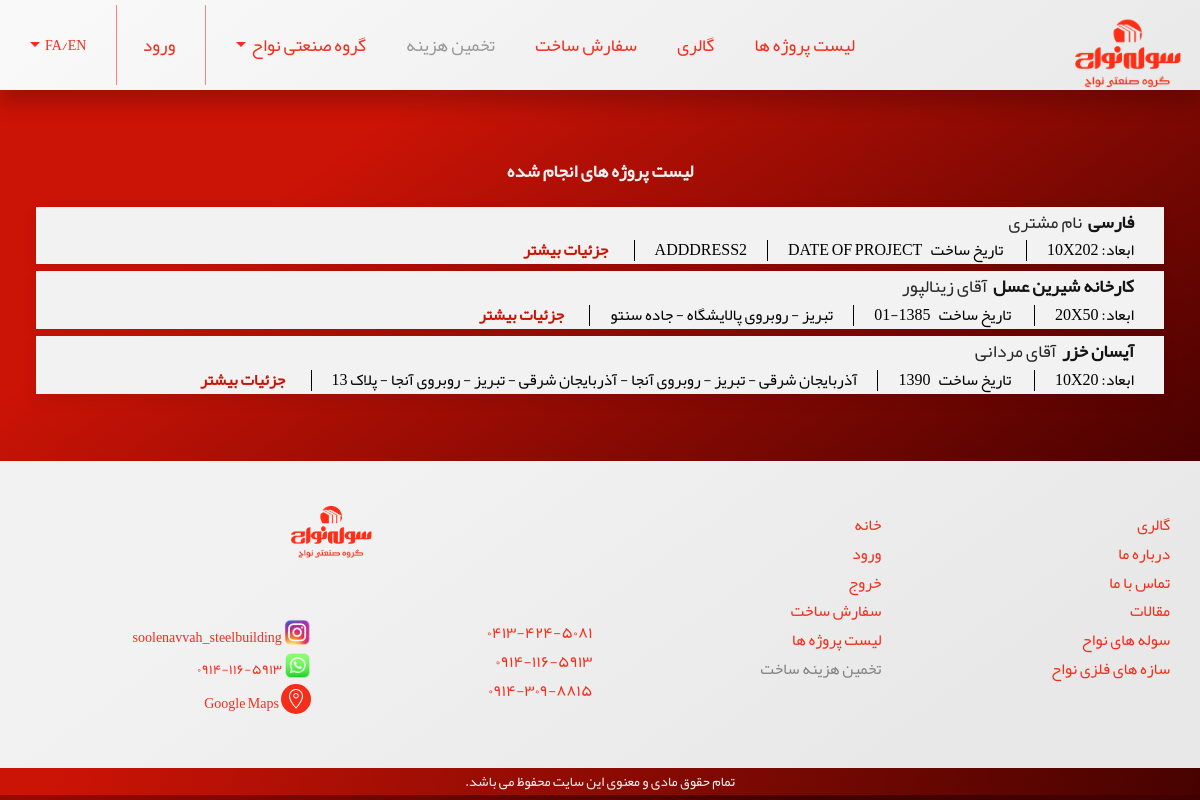
/projects/project-list/, run on an earlier commit of the app's database.
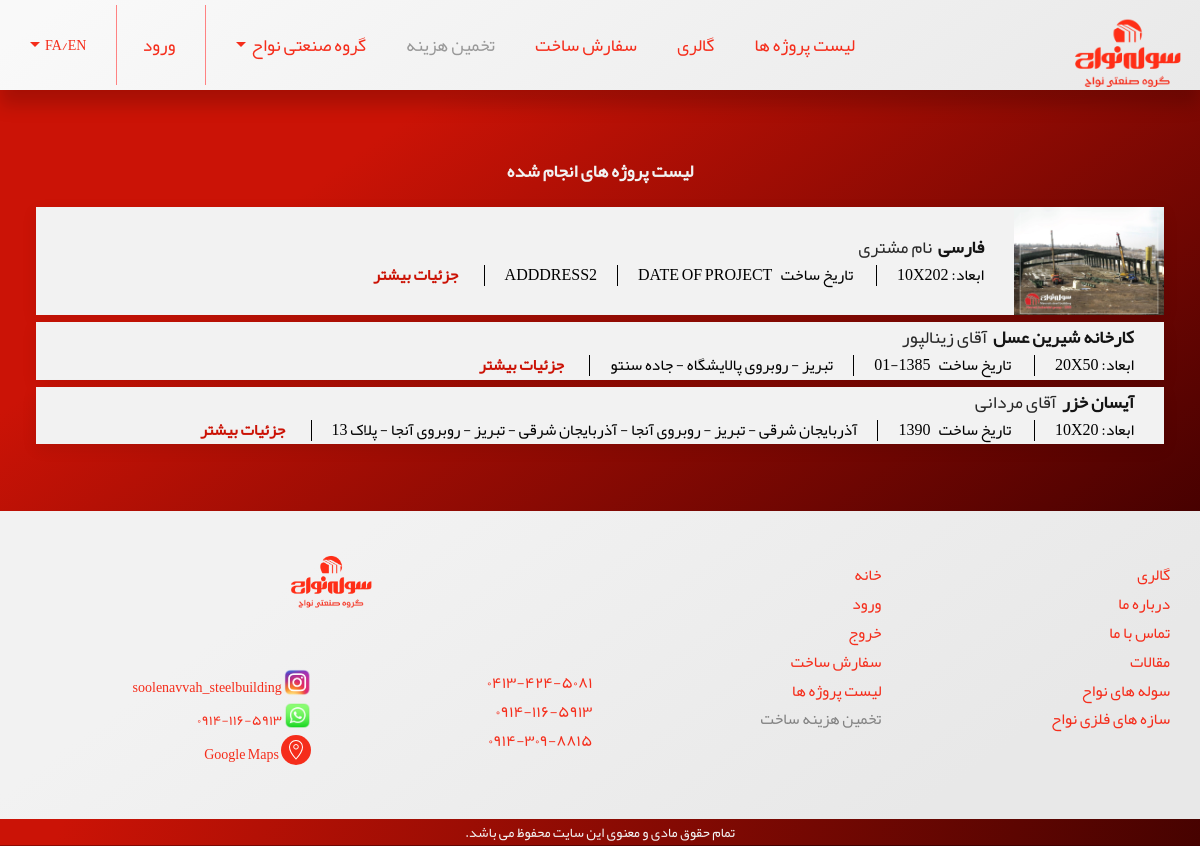
And on a later commit of the database.
### projects/models.py (models this page shows, shortened)
class ProjectsModel(models.Model):
    project_name = models.CharField(max_length = 264, blank = False, null = False)
    customer_name = models.CharField(max_length = 264, blank = True, null =True)
    address = models.TextField(null = False, blank = False)
    length = models.CharField(max_length = 264, blank = False, null = False)
    width = models.CharField(max_length = 264, blank = False, null = False)
    height = models.CharField(max_length = 264, blank = False, null = False)
    use_type = models.CharField(max_length = 264, blank = False, null =False)
    roof_type = models.CharField(max_length = 264, blank = False, null =False)
    is_local = models.BooleanField(default = True, null = False)
    date_of_project = models.CharField(max_length = 264, null = False, blank = False)
    contact_info = models.TextField(null = True, blank = True)
    description = models.TextField(null = True, blank = True)
    created_at = models.DateTimeField(default=timezone.now)

class ProjectPictureModel(models.Model):
    project = models.ForeignKey(ProjectsModel, on_delete = models.CASCADE,
                               related_name = 'pictures')
    picture = models.ImageField(blank = True, null = True,
                                upload_to=r'projects')
    description = models.TextField(null = True, blank = True)
    created_at = models.DateTimeField(default=timezone.now)

### projects/views.py (the view)
# urls.py: path('project-list/',ProjectListView, name = 'projectlist'),
def ProjectListView(request):
    projects = ProjectsModel.objects.all()
    return render(request,'projects/list.html',
                          {'projects':projects})

### projects/templates/projects/list.html (shortened to what this page needs)
{% extends "BaseTemplates/base1.html" %}
{% block body_block %}
<div  style="padding: 3%;">
  <h1 class="uk-text-center gray-text-lighten-4 font-4 fYekan-bold">لیست پروژه های انجام شده</h1>
  {% for project in projects %}
  <article style="max-width:1800px; margin:auto; " class="uk-align-center uk-comment uk-card uk-card-default uk-grid-collapse gray-lighten-4 uk-visible@s">
      <header class="uk-comment-header" style="margin-bottom:7px;">
          <div  class=" uk-grid-medium uk-flex-middle" uk-grid>
              <div class="uk-width-auto">
                {% for pic in project.pictures.all %}
        {% if forloop.first %}
                  <img class="uk-comment-avatar" src="{{pic.picture.url}}" width="150" alt="">
                  {% endif %}
                  {% empty %}
                            <img class="uk-comment-avatar" src="/media/projects/default.jpeg" width="150" alt="">
                  {% endfor %}
              </div>
              <div style="" class="uk-width-expand">
                  <h4 class="uk-comment-title uk-margin-remove"><span class="fYekan-bold font-4 gray-text-darken-4">{{project.project_name}}</span>
                  <span class="fYekan font-4 gray-text-darken-3">{{project.customer_name}}</span></h4>
                  <ul class="uk-comment-meta uk-subnav uk-subnav-divider uk-margin-remove-top">
                    <li><div style="font-size:16px; color:black;" class="fYekan font-4 gray-text-darken-4">ابعاد: {{project.width}}x{{project.length}}
                    </div></li>
                    <li><div style="font-size:16px; color:black;white-space:pre;" class="fYekan font-4 gray-text-darken-4"> تاریخ ساخت   {{project.date_of_project}}</div></li>
                      <li><div style="font-size:16px; color:black;" class="fYekan font-4 gray-text-darken-4"> {{project.address}}</div></li>
                      <li><div style="font-size:16px; color:black;" class="fYekan font-4 gray-text-darken-4">
                      <a style="white-space:pre;" class="border-radius-2 fYekan-bold red-text-darken-1" href="{% url 'projects:projectdetail' project.pk %}">  جزئیات بیشتر</a>
                    </div></li>
                  </ul>
              </div>
          </div>
      </header>
  </article>
  {% endfor %}
</div>
{% endblock %}

What changed in the data, as far as the page shows it:
changed ProjectsModel "فارسی": gains ProjectPictureModel (picture (picture))
